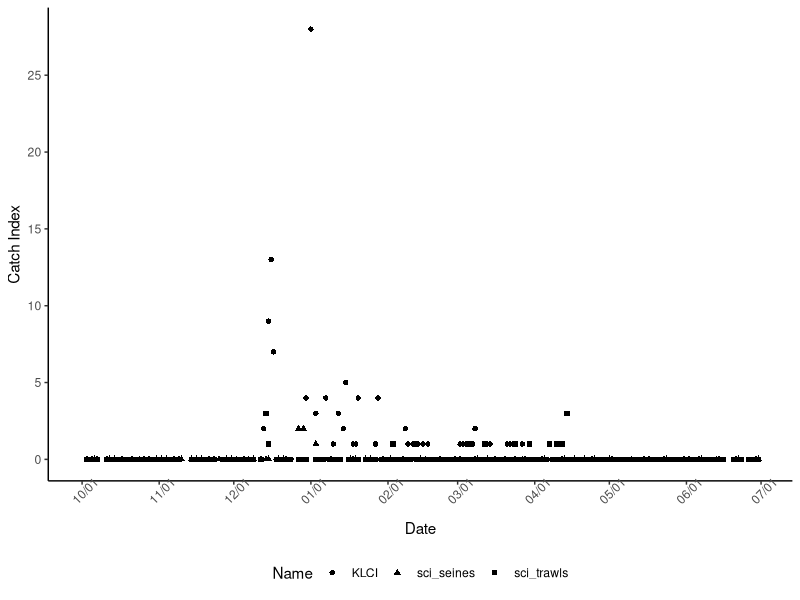

Reproduce this figure in R.
#Code by Nick Bertrand
#nbertrand@usbr.gov

#this script will create the graph for the DCC gate opening and closures which are triggered
#by the catch indexes

library(readxl)
library(tidyverse)
library(scales)

#take in data files from SacPas from site below
#https://www.cbr.washington.edu/sacramento/data/query_sampling_graph.html

#data files pulled for WY2023 imported to R
#files need to be combined into the a single data file

WY2023_WR_KLCI <- read_csv("DCCgateOpeningsandClosures/WY2023_WR_KLCI.csv")
#removes SacPas Disclaimer text from dataframe
WY2023_WR_KLCI <- WY2023_WR_KLCI %>% slice(1:243)
#View(WY2023_WR_KLCI)
KLCI <- WY2023_WR_KLCI %>% rename(KLCI = `Raw Knights Landing RST`)

WY2023_WRSCI_Seines <- read_csv("DCCgateOpeningsandClosures/WY2023_WRSCI_Seines.csv")
WY2023_WRSCI_Seines <- WY2023_WRSCI_Seines %>% slice(1:365)
#View(WY2023_WRSCI_Seines)

SCI_Seines <- WY2023_WRSCI_Seines %>% rename(sci_seines = `Index Sacramento Beach Seines (SR080E SR071E SR062E SR057E SR055E SR060E AM001S SR049E)`)

WY2023_WRSCI_Trawls <- read_csv("DCCgateOpeningsandClosures/WY2023_WRSCI_Trawls.csv")
WY2023_WRSCI_Trawls <- WY2023_WRSCI_Trawls %>% slice(1:361)
#View(WY2023_WRSCI_Trawls)

SCI_Trawls <- WY2023_WRSCI_Trawls %>% rename(sci_trawls = `Index Sacramento Trawls (SR055M SR055E SR055W SR055X)`)

#joins all dataframes
dcc_SCI <-left_join(SCI_Seines,SCI_Trawls, by = "Date") 
#View(dcc_SCI)
dcc_SCI_KLCI <- left_join(dcc_SCI, KLCI, by = "Date")

#Delete unnecessary columns, gather by index label, & filter to OMR season dates
dcc_data <- dcc_SCI_KLCI %>% 
  select(Date, sci_seines, sci_trawls, KLCI) %>% 
  gather("sci_seines", "sci_trawls", "KLCI", key = "Name", value = "Index") %>% 
  filter(Date >= as.Date("2022-10-01") & Date <= as.Date("2023-06-30"))

#view(dcc_data)

dcc_plot <- ggplot(dcc_data, aes(x = as.Date(Date), y = Index, shape = Name))+
  geom_point()+
  theme_classic()+
  scale_x_date(name= "Date", breaks = date_breaks("months"),labels = date_format("%m/%d")) +
  scale_y_continuous(name = "Catch Index", breaks = pretty_breaks(n = 5))+
  theme(axis.text.x = element_text(angle=45),legend.position="bottom")

dcc_plot

